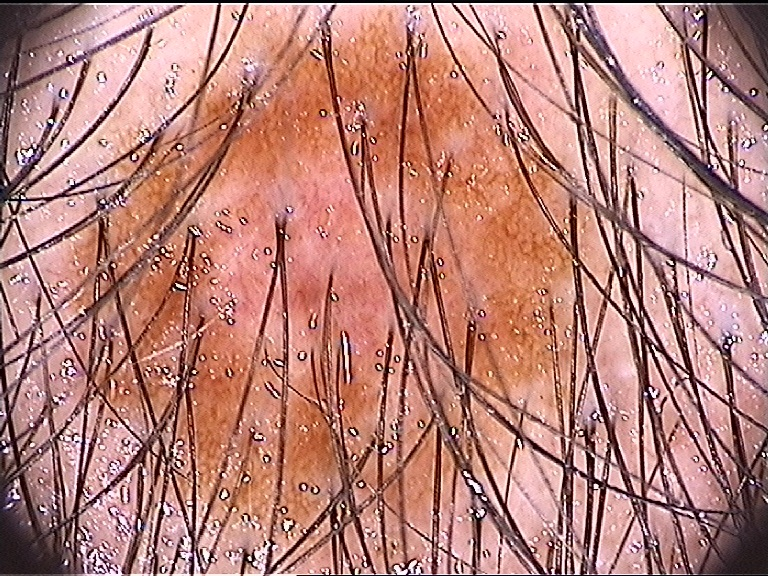
%> input picture clases/Clase14_Filtros/040.jpg, 768 x 576 px
$ octave main.m   (GNU Octave 9; MATLAB toolbox functions it lacks are replaced by stand-ins)
%> lines starting %> are read from the running program, lines starting %| are printed output that depends on the picture
### clases/Clase14_Filtros/filtros.m
function [b] = filtros(a)
[fil,col,cap] = size(a);
if cap>1; b=a; return; end
h = fspecial('average');
a1 = imfilter(a, h);
h = fspecial('disk', 10);
a2 = imfilter(a, h);
h = fspecial('gaussian');
a3 = imfilter(a, h);
a4 = medfilt2(a);
b = [a1,a2,a3,a4];
end

### clases/Clase14_Filtros/main.m
clear all; close all; clc;
a = imread('040.jpg');
%> a is the input picture: size 576x768x3 uint8; mean R, G, B 181.6, 127.9, 119.9
b = rgb2gray(a);
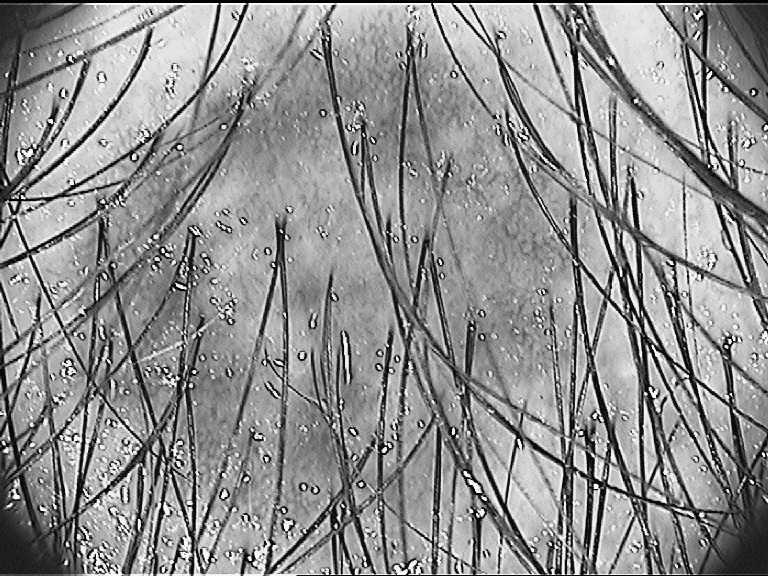
%> b: size 576x768 uint8; min 0, max 254, mean 143
[c] = filtros(b);
%> in filtros, `a1 = imfilter(a, h);`:
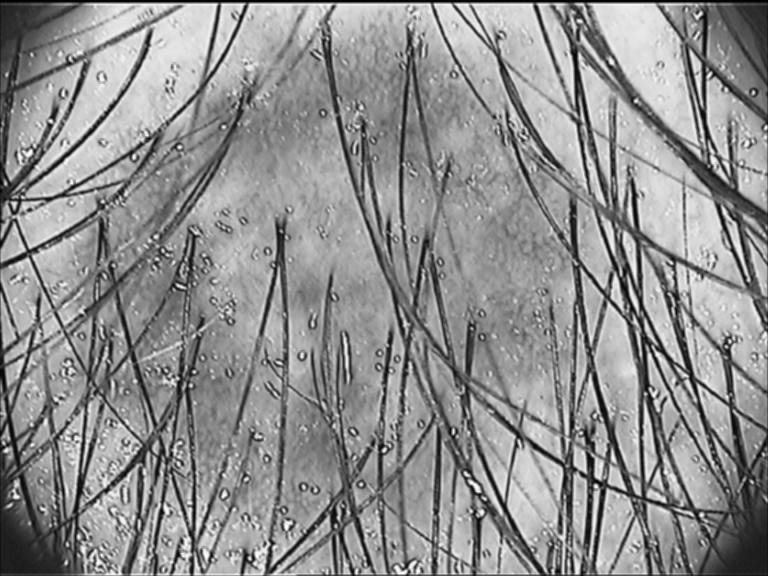
%> a1: size 576x768 uint8; min 1, max 251, mean 142.9
%> in filtros, `a2 = imfilter(a, h);`:
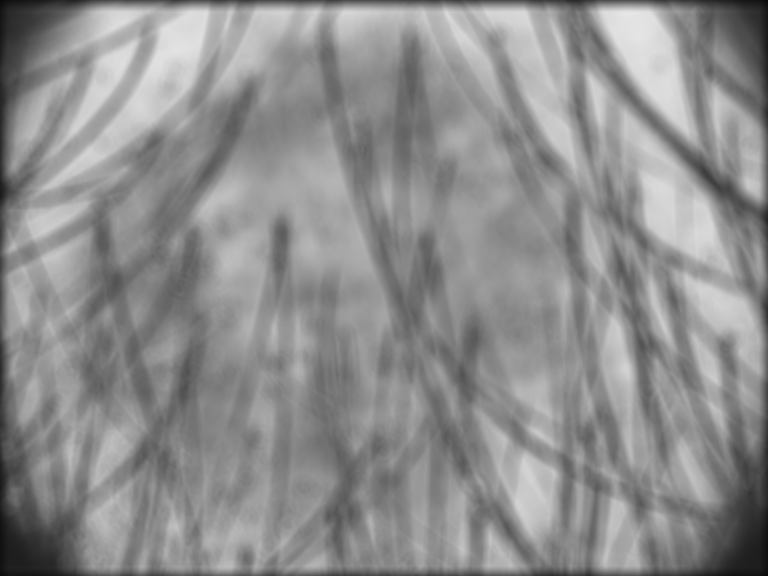
%> a2: size 576x768 uint8; min 9, max 230, mean 141.7
%> in filtros, `b = [a1,a2,a3,a4];`:
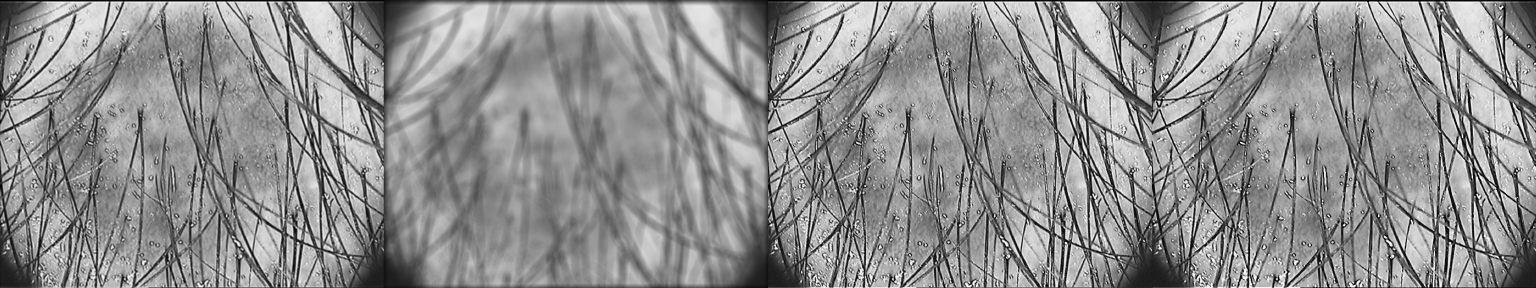
%> b: size 576x3072 uint8 (shown at 1/2 size); min 0, max 251, mean 142.7
figure(1); imshow(b);
figure(2); imshow(c);
